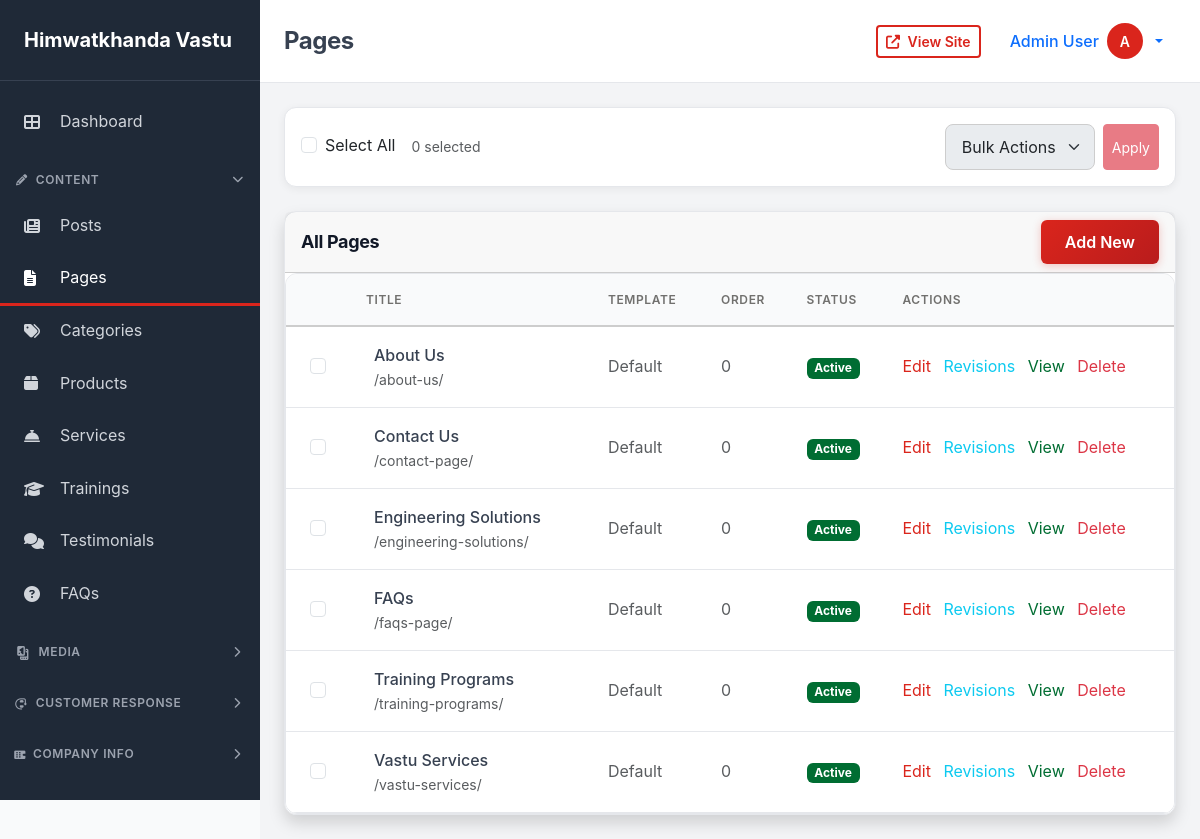
The page /dashboard/pages/ (signed in) on the database its author committed.
### dashboard/models.py (models this page shows, shortened)
class CompanyInfo(models.Model):
    company_name = models.CharField(max_length=255, default='Himwatkhanda Vastu Pvt. Ltd.')
    description = models.TextField(blank=True)
    logo = models.ImageField(upload_to='company/', null=True, blank=True)
    favicon = models.ImageField(upload_to='company/', null=True, blank=True)
    email = models.EmailField(blank=True)
    phone = models.CharField(max_length=50, blank=True)
    address = models.TextField(blank=True)
    city = models.CharField(max_length=100, blank=True)
    state = models.CharField(max_length=100, blank=True)
    postal_code = models.CharField(max_length=20, blank=True)
    country = models.CharField(max_length=100, default='Nepal')
    latitude = models.DecimalField(max_digits=10, decimal_places=8, null=True, blank=True)
    longitude = models.DecimalField(max_digits=11, decimal_places=8, null=True, blank=True)
    facebook = models.URLField(blank=True)
    twitter = models.URLField(blank=True)
    instagram = models.URLField(blank=True)
    linkedin = models.URLField(blank=True)
    youtube = models.URLField(blank=True)
    whatsapp = models.CharField(max_length=50, blank=True)
    anthem = models.FileField(upload_to='company/anthem/', null=True, blank=True, help_text="Company anthem MP3 file")
    updated_at = models.DateTimeField(auto_now=True)
    class Meta:
        verbose_name = 'Company Info'
        verbose_name_plural = 'Company Info'
    @classmethod
    def get_instance(cls):
        instance, created = cls.objects.get_or_create(pk=1)
        return instance

class TimestampModel(models.Model):
    created_at = models.DateTimeField(auto_now_add=True)
    updated_at = models.DateTimeField(auto_now=True)
    class Meta:
        abstract = True

class Page(TimestampModel):
    STATUS_CHOICES = [
        ('active', 'Active'),
        ('inactive', 'Inactive'),
    ]
    TEMPLATE_CHOICES = [
        ('default', 'Default'),
        ('home', 'Home Page'),
        ('about', 'About Page'),
        ('contact', 'Contact Page'),
        ('full_width', 'Full Width'),
    ]
    title = models.CharField(max_length=255)
    slug = models.SlugField(unique=True)
    content = models.TextField()
    excerpt = models.TextField(blank=True)
    featured_image = models.ImageField(upload_to='pages/', null=True, blank=True)
    category = models.ForeignKey(Category, on_delete=models.SET_NULL, null=True, blank=True, related_name='pages')
    parent = models.ForeignKey('self', on_delete=models.CASCADE, null=True, blank=True, related_name='children')
    order = models.IntegerField(default=0)
    status = models.CharField(max_length=20, choices=STATUS_CHOICES, default='active')
    template = models.CharField(max_length=50, choices=TEMPLATE_CHOICES, default='default', blank=True, help_text="Preset template or leave empty for custom template")
    template_name = models.CharField(max_length=255, blank=True, help_text="Custom template path (e.g., 'cms/pages/services-page.html'). Overrides preset template if specified.")
    meta_title = models.CharField(max_length=255, blank=True)
    meta_description = models.TextField(blank=True)
    meta_keywords = models.CharField(max_length=255, blank=True)
    blocks = models.JSONField(null=True, blank=True, help_text="Page builder blocks")
    class Meta:
        ordering = ['order', 'title']
    def get_absolute_url(self):
        return reverse('pages:page_detail', kwargs={'slug': self.slug})

### accounts/models.py (models this page shows, shortened)
class User(AbstractUser):
    ROLE_CHOICES = [
        ('user', 'User'),
        ('admin', 'Admin'),
    ]
    STATUS_CHOICES = [
        ('active', 'Active'),
        ('inactive', 'Inactive'),
        ('banned', 'Banned'),
    ]
    email = models.EmailField(unique=True)
    avatar = models.ImageField(upload_to='avatars/', null=True, blank=True)
    phone = models.CharField(max_length=50, blank=True)
    bio = models.TextField(blank=True)
    role = models.CharField(max_length=20, choices=ROLE_CHOICES, default='user')
    status = models.CharField(max_length=20, choices=STATUS_CHOICES, default='active')
    email_verified = models.BooleanField(default=False)
    email_verified_at = models.DateTimeField(null=True, blank=True)
    last_login_at = models.DateTimeField(null=True, blank=True)
    created_at = models.DateTimeField(auto_now_add=True)
    updated_at = models.DateTimeField(auto_now=True)
    class Meta:
        ordering = ['-created_at']
    @property
    def name(self):
        return f"{self.first_name} {self.last_name}".strip() or self.username
    @property
    def is_admin(self):
        return self.role == 'admin' or self.is_superuser

### dashboard/views.py (the view)
# urls.py: path('pages/', views.PageListView.as_view(), name='page_list'),
class PageListView(BaseListView):
    model = Page
    template_name = 'dashboard/page_list.html'
    context_object_name = 'pages'
    def get_queryset(self):
        return Page.objects.order_by('order', 'title')

### templates/dashboard/page_list.html (shortened to what this page needs)
{% extends 'dashboard/base.html' %}
{% block page_title %}Pages{% endblock %}
{% block dashboard_content %}
{% include 'dashboard/bulk_actions.html' with model_name='page' %}
<div class="card shadow">
    <div class="card-header d-flex align-items-center justify-content-between">
        <h5 class="mb-0">All Pages</h5>
        <a href="{% url 'dashboard:page_create' %}" class="btn btn-primary">
            Add New
        </a>
    </div>
    <div class="table-responsive">
        <table class="table table-hover mb-0">
            <thead class="table-light">
                <tr>
                    <th style="width: 50px;">
                    </th>
                    <th>Title</th>
                    <th>Template</th>
                    <th>Order</th>
                    <th>Status</th>
                    <th>Actions</th>
                </tr>
            </thead>
            <tbody>
                {% for page in pages %}
                <tr>
                    <td class="px-4 py-3">
                        <input type="checkbox" class="item-checkbox form-check-input" value="{{ page.pk }}">
                    </td>
                    <td class="px-4 py-3">
                        <div class="fw-medium">{{ page.title }}</div>
                        <div class="small text-muted">/{{ page.slug }}/</div>
                    </td>
                    <td class="text-nowrap text-muted">{{ page.get_template_display }}</td>
                    <td class="text-nowrap text-muted">{{ page.order }}</td>
                    <td class="text-nowrap">
                        <span class="badge
                            {% if page.status == 'active' %}bg-success
                            {% else %}bg-secondary{% endif %}">
                            {{ page.get_status_display }}
                        </span>
                    </td>
                    <td class="text-nowrap">
                        <a href="{% url 'dashboard:page_edit' page.pk %}" class="text-primary text-decoration-none me-2">Edit</a>
                        <a href="{% url 'dashboard:page_revisions' page.pk %}" class="text-info text-decoration-none me-2">Revisions</a>
                        <a href="{{ page.get_absolute_url }}" target="_blank" class="text-success text-decoration-none me-2">View</a>
                        <a href="{% url 'dashboard:page_delete' page.pk %}" class="text-danger text-decoration-none" onclick="return confirm('Are you sure?')">Delete</a>
                    </td>
                </tr>
                {% empty %}
                <tr>
                    <td colspan="6" class="text-center text-muted py-4">No pages found.</td>
                </tr>
                {% endfor %}
            </tbody>
        </table>
    </div>
</div>
{% endblock %}

### templates/dashboard/base.html (shortened to what this page needs)
<!DOCTYPE html>
<html lang="en">
<head>
    {% load static %}
    <link href="https://cdn.jsdelivr.net/npm/bootstrap@5.3.2/dist/css/bootstrap.min.css" rel="stylesheet">
    <link rel="stylesheet" href="https://cdnjs.cloudflare.com/ajax/libs/font-awesome/6.5.1/css/all.min.css" />
    <link rel="stylesheet" href="{% static 'css/style.css' %}">
</head>
<body>
    <div class="dashboard-wrapper">
        <aside class="sidebar" id="sidebar">
            <div class="sidebar-brand">
                <a href="{% url 'dashboard:index' %}">
                    {% if company_info %}{{ company_info.company_name }}{% else %}Admin{% endif %}
                </a>
            </div>
            <nav class="sidebar-nav">
                <a href="{% url 'dashboard:index' %}" class="sidebar-link {% if request.resolver_match.url_name == 'index' %}active{% endif %}">
                    <i class="fas fa-th-large"></i>
                    <span>Dashboard</span>
                </a>
                <div class="sidebar-section collapsed" onclick="toggleDropdown('content-dropdown', this)">
                    <span><i class="fas fa-pencil-alt me-2"></i>Content</span>
                    <i class="fas fa-chevron-down"></i>
                </div>
                <div id="content-dropdown" class="sidebar-dropdown collapsed">
                    <a href="{% url 'dashboard:post_list' %}" class="sidebar-link {% if 'post' in request.resolver_match.url_name %}active{% endif %}">
                        <i class="fas fa-newspaper"></i>
                        <span>Posts</span>
                    </a>
                    <a href="{% url 'dashboard:page_list' %}" class="sidebar-link {% if 'page' in request.resolver_match.url_name %}active{% endif %}">
                        <i class="fas fa-file-alt"></i>
                        <span>Pages</span>
                    </a>
                    <a href="{% url 'dashboard:category_list' %}" class="sidebar-link {% if 'category' in request.resolver_match.url_name %}active{% endif %}">
                        <i class="fas fa-tags"></i>
                        <span>Categories</span>
                    </a>
                    <a href="{% url 'dashboard:product_list' %}" class="sidebar-link {% if 'product' in request.resolver_match.url_name and 'request' not in request.resolver_match.url_name %}active{% endif %}">
                        <i class="fas fa-box"></i>
                        <span>Products</span>
                    </a>
                    <a href="{% url 'dashboard:service_list' %}" class="sidebar-link {% if 'service' in request.resolver_match.url_name and 'request' not in request.resolver_match.url_name %}active{% endif %}">
                        <i class="fas fa-concierge-bell"></i>
                        <span>Services</span>
                    </a>
                    <a href="{% url 'dashboard:training_list' %}" class="sidebar-link {% if 'training' in request.resolver_match.url_name and 'request' not in request.resolver_match.url_name %}active{% endif %}">
                        <i class="fas fa-graduation-cap"></i>
                        <span>Trainings</span>
                    </a>
                    <a href="{% url 'dashboard:testimonial_list' %}" class="sidebar-link {% if 'testimonial' in request.resolver_match.url_name %}active{% endif %}">
                        <i class="fas fa-comments"></i>
                        <span>Testimonials</span>
                    </a>
                    <a href="{% url 'dashboard:faq_list' %}" class="sidebar-link {% if 'faq' in request.resolver_match.url_name %}active{% endif %}">
                        <i class="fas fa-question-circle"></i>
                        <span>FAQs</span>
                    </a>
                </div>
                <div class="sidebar-section collapsed" onclick="toggleDropdown('media-dropdown', this)">
                    <span><i class="fas fa-photo-video me-2"></i>Media</span>
                    <i class="fas fa-chevron-down"></i>
                </div>
                <div class="sidebar-section collapsed" onclick="toggleDropdown('customer-dropdown', this)">
                    <span><i class="fas fa-headset me-2"></i>Customer Response</span>
                    <i class="fas fa-chevron-down"></i>
                </div>
                <div class="sidebar-section collapsed" onclick="toggleDropdown('company-dropdown', this)">
                    <span><i class="fas fa-building me-2"></i>Company Info</span>
                    <i class="fas fa-chevron-down"></i>
                </div>
                <div class="sidebar-section collapsed" onclick="toggleDropdown('settings-dropdown', this)">
                    <span>Settings</span>
                    <i class="fas fa-chevron-down"></i>
                </div>
            </nav>
        </aside>
        <div class="main-content">
            <header class="top-header">
                <div class="d-flex align-items-center justify-content-between">
                    <div class="d-flex align-items-center">
                        <h1 class="h4 mb-0 fw-bold">{% block page_title %}Dashboard{% endblock %}</h1>
                    </div>
                    <div class="d-flex align-items-center gap-3">
                        <a href="{% url 'pages:home' %}" target="_blank" class="btn btn-outline-primary btn-sm" title="View Site">
                            <i class="fas fa-external-link-alt me-1"></i>
                            <span class="d-none d-sm-inline">View Site</span>
                        </a>
                        <div class="dropdown user-dropdown">
                            <button class="btn btn-link text-decoration-none dropdown-toggle d-flex align-items-center gap-2" type="button" data-bs-toggle="dropdown" aria-expanded="false">
                                <span class="d-none d-sm-inline fw-medium">{{ user.name }}</span>
                                {% if user.avatar %}
                                <img class="user-avatar" src="{{ user.avatar.url }}" alt="{{ user.name }}">
                                {% else %}
                                <div class="user-avatar-placeholder">{{ user.username|first|upper }}</div>
                                {% endif %}
                            </button>
                        </div>
                    </div>
                </div>
            </header>
            <main class="content-wrapper">
                {% block dashboard_content %}{% endblock %}
            </main>
        </div>
    </div>
</body>
</html>

### rows shown on the page
CompanyInfo: company_name "Himwatkhanda Vastu"
User: name "Admin User", username|first "A"
Page: title "About Us", slug "about-us", template "Default", order "0", status "Active"
Page: title "Contact Us", slug "contact-page", template "Default", order "0", status "Active"
Page: title "Engineering Solutions", slug "engineering-solutions", template "Default", order "0", status "Active"
Page: title "FAQs", slug "faqs-page", template "Default", order "0", status "Active"
Page: title "Training Programs", slug "training-programs", template "Default", order "0", status "Active"
Page: title "Vastu Services", slug "vastu-services", template "Default", order "0", status "Active"
